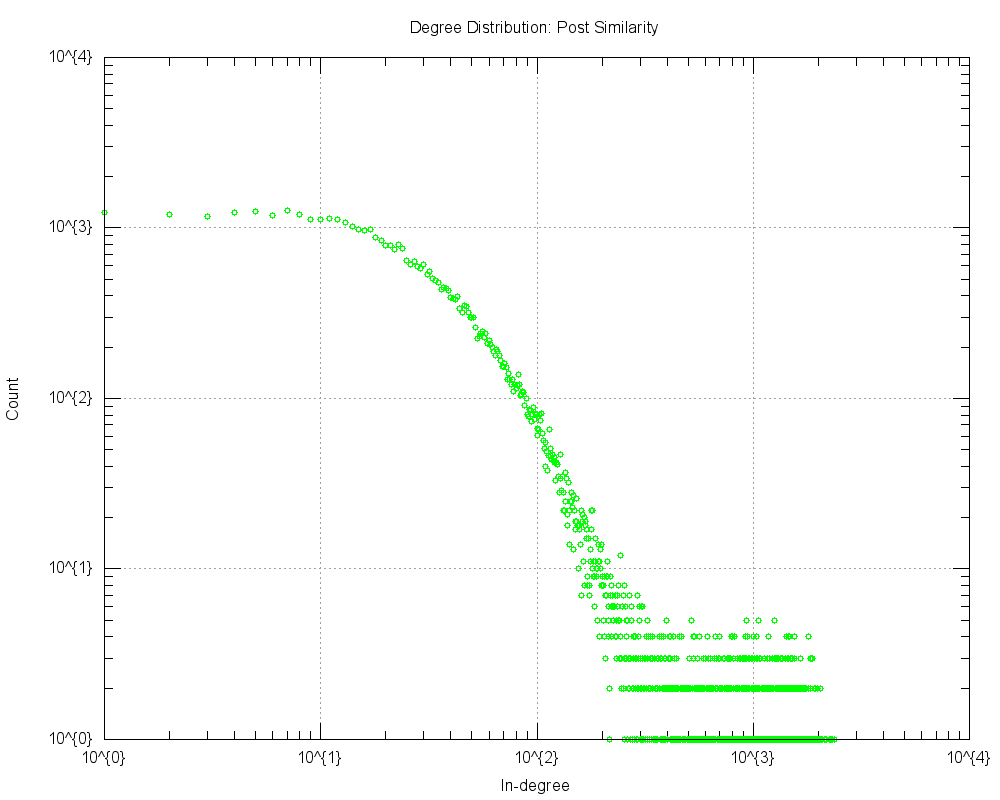

Source code (gnuplot):
#
# Degree Distribution: Post Similarity. G(50000, 1704460). 8279 (0.1656) nodes with in-deg > avg deg (68.2), 3138 (0.0628) with >2*avg.deg (Mon Dec  8 21:54:25 2014)
#

set title "Degree Distribution: Post Similarity"
set key off
set logscale xy 10
set format x "10^{%L}"
set mxtics 10
set format y "10^{%L}"
set mytics 10
set grid
set xlabel "In-degree"
set ylabel "Count"
set tics scale 2
set terminal png size 1000,800
set output 'similarity_degdistr.png'
plot "similarity_degdistr.tab" with points pt 6 lt rgb "green"
